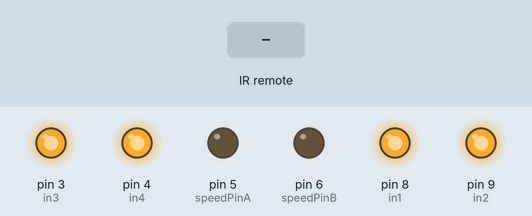
Recording of a sketch running on a simulated Arduino Uno, built with avr-gcc and run on an emulated ATmega328P. On the bench: output pins drawn as LEDs (lit = HIGH). The test bench sets the inputs (shaded band). What the sketch prints to the serial monitor is not drawn.

Above: at 1.2 s.
1.3 s: infrared code 0xFF53AC received
At 1.7 s:
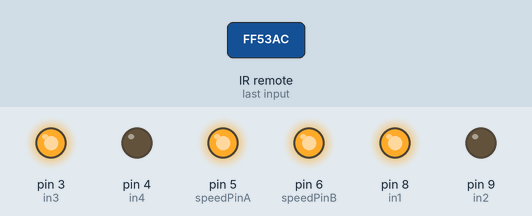
2.8 s: infrared code 0xFF4BB4 received
At 4.0 s:
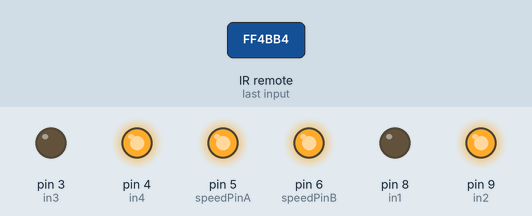
4.3 s: infrared code 0xFF9966 received
At 5.2 s:
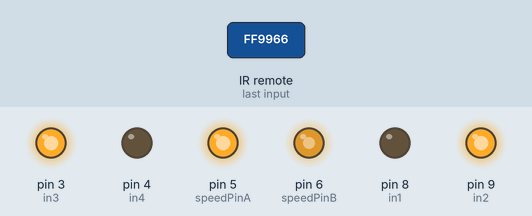
5.8 s: infrared code 0xFF837C received
At 6.4 s:
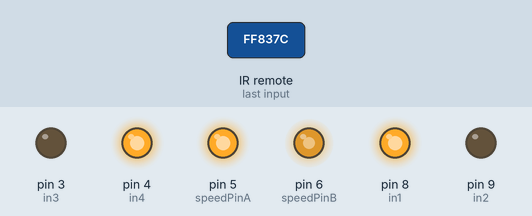
7.3 s: infrared code 0xFF738C received
At 8.5 s:
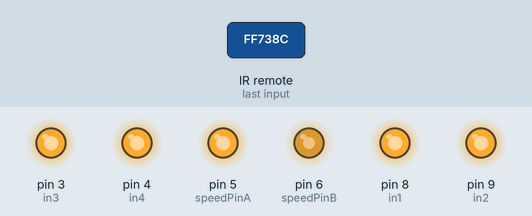
8.8 s: infrared code 0xFF53AC received
At 9.9 s:
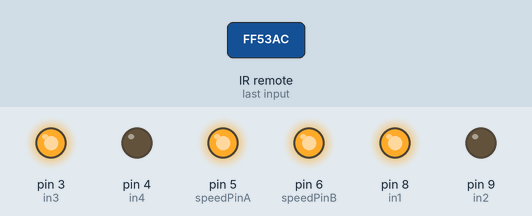
Timing chart, 0 to 11.3 s (numbered marks = the images above; inputs shaded):
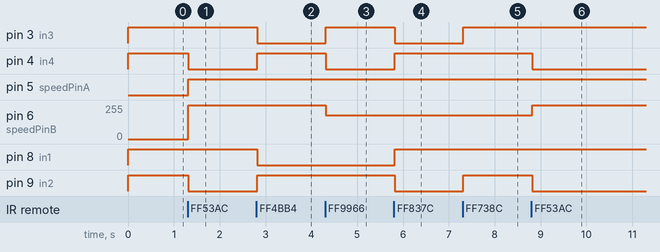

Measured:
- after the input at 1.3 s, pin 4 (in4), pin 9 (in2): HIGH → LOW at once; pin 5 (speedPinA): LOW → HIGH at once; pin 6 (speedPinB): 0/255 → 255/255 at once
- after the input at 2.8 s, pin 3 (in3), pin 8 (in1): HIGH → LOW at once; pin 4 (in4), pin 9 (in2): LOW → HIGH at once
- after the input at 4.3 s, pin 3 (in3): LOW → HIGH at once; pin 4 (in4): HIGH → LOW at once; pin 6 (speedPinB): 255/255 → 180/255 at once
- after the input at 5.8 s, pin 3 (in3), pin 9 (in2): HIGH → LOW at once; pin 4 (in4), pin 8 (in1): LOW → HIGH at once
- after the input at 7.3 s, pin 3 (in3), pin 9 (in2): LOW → HIGH at once
- after the input at 8.8 s, pin 4 (in4), pin 9 (in2): HIGH → LOW at once; pin 6 (speedPinB): 180/255 → 255/255 at once

The sketch:

car0301.ino
```cpp
#include <IRremote.h>    // IRremote库声明
const int RECV_PIN = 11; //定义红外接收器的引脚为11
IRrecv irrecv(RECV_PIN);
decode_results results; //解码结果放在 decode results结构的 result中
int in1 = 8;
int in2 = 9;
int in3 = 3;
int in4 = 4;
//上面定义了板上的4个控制端，12一组，34一组
int speedPinA = 5;
int speedPinB = 6;
//上面定义了PWM引脚
//下面开始定义方向
//tup=0; tdown=1; tleft=2; tright=3;
int turn = 8;
void setup()
{
  Serial.begin(9600);
  irrecv.enableIRIn(); // 启动接收器
  pinMode(in1, OUTPUT);
  pinMode(in2, OUTPUT);
  pinMode(in3, OUTPUT);
  pinMode(in4, OUTPUT);
  //下面程序开始时让控制端都为高电平，电机保持不动。
  digitalWrite(in1, HIGH);
  digitalWrite(in2, HIGH);
  digitalWrite(in3, HIGH);
  digitalWrite(in4, HIGH);
}
void loop()
{
//  Serial.println(1111111);
  Serial.println(turn);
  switch (turn) //通过这个循环，控制小车方向
  {
  case 0: //前进
    _mup(in1, in2, in3, in4);
    //读入电位器的值，然后通过PWM输出，控制电机转速
    _mSetSpeed(speedPinA, 255);
    _mSetSpeed(speedPinB, 255);
    break;
  case 1: //后退
    _mdown(in1, in2, in3, in4);
    //读入电位器的值，然后通过PWM输出，控制电机转速
    _mSetSpeed(speedPinA, 255);
    _mSetSpeed(speedPinB, 255);
    break;
  case 3: //左转
    _mleft(in1, in2, in3, in4);
    _mSetSpeed(speedPinA, 255);
    _mSetSpeed(speedPinB, 180);
    break;
  case 2: //右转
    _mright(in1, in2, in3, in4);
    _mSetSpeed(speedPinA, 255);
    _mSetSpeed(speedPinB, 180);
    break;
  case 4: //停止
    _mStop(in1, in2, in3, in4);
    break;
  };
  if (irrecv.decode(&results)) //解码成功，收到一组红外讯号
  {
    Serial.println(results.value); //以16进制换行输出接收代码
    switch (results.value)         //通过这个循环，比对
    {
    case 16733100: //前进
      turn = 0;
      break;
    case 16731060: //后退
      turn = 1;
      break;
    case 16750950: //向左
      turn = 2;
      break;
    case 16745340: //向右
      turn = 3;
      break;
    case 16741260: //停止
      turn = 4;
      break;
    };
    irrecv.resume(); // 接收下一个值
  }
}
void _mleft(int pin1, int pin2, int pin3, int pin4) //左转
{
  digitalWrite(pin1, HIGH);
  digitalWrite(pin2, LOW);
  digitalWrite(pin3, LOW);
  digitalWrite(pin4, HIGH);
}
void _mright(int pin1, int pin2, int pin3, int pin4) //右转
{
  digitalWrite(pin1, LOW);
  digitalWrite(pin2, HIGH);
  digitalWrite(pin3, HIGH);
  digitalWrite(pin4, LOW);
}
void _mup(int pin1, int pin2, int pin3, int pin4) //前进
{
  digitalWrite(pin1, HIGH);
  digitalWrite(pin2, LOW);
  digitalWrite(pin3, HIGH);
  digitalWrite(pin4, LOW);
}
void _mdown(int pin1, int pin2, int pin3, int pin4) //后退
{
  digitalWrite(pin1, LOW);
  digitalWrite(pin2, HIGH);
  digitalWrite(pin3, LOW);
  digitalWrite(pin4, HIGH);
}
void _mStop(int pin1, int pin2, int pin3, int pin4) //紧急制动，实际就是将电机两个端短接了
{
  digitalWrite(pin1, HIGH);
  digitalWrite(pin2, HIGH);
  digitalWrite(pin3, HIGH);
  digitalWrite(pin4, HIGH);
}
void _mSetSpeed(int pinPWM, int SpeedValue) //控制速度，实际上就是断断续续的控制298N的使能端，手抖的厉害的可以用个按钮自己尝试一下，估计也能实现对电机速度的控制，O(∩_∩)O~
{
  analogWrite(pinPWM, SpeedValue);
}
```
